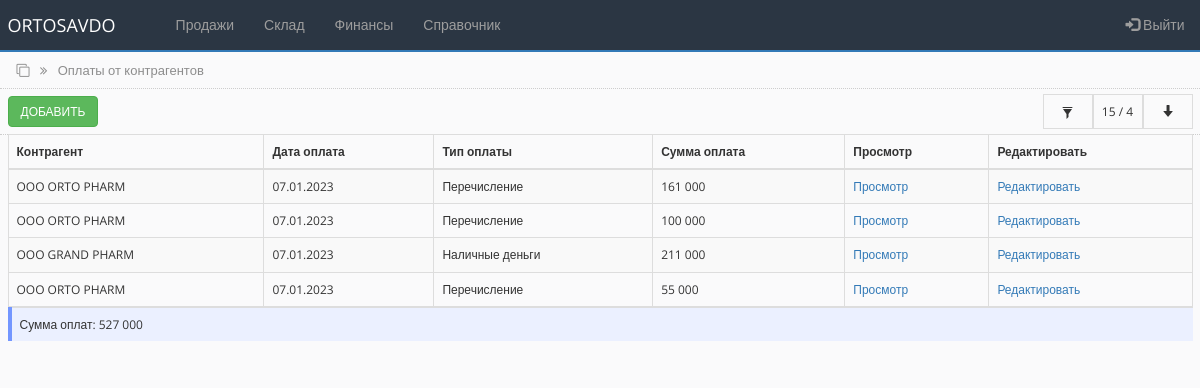
/prepayment_list.php (signed in), run on an earlier commit of the app's database.
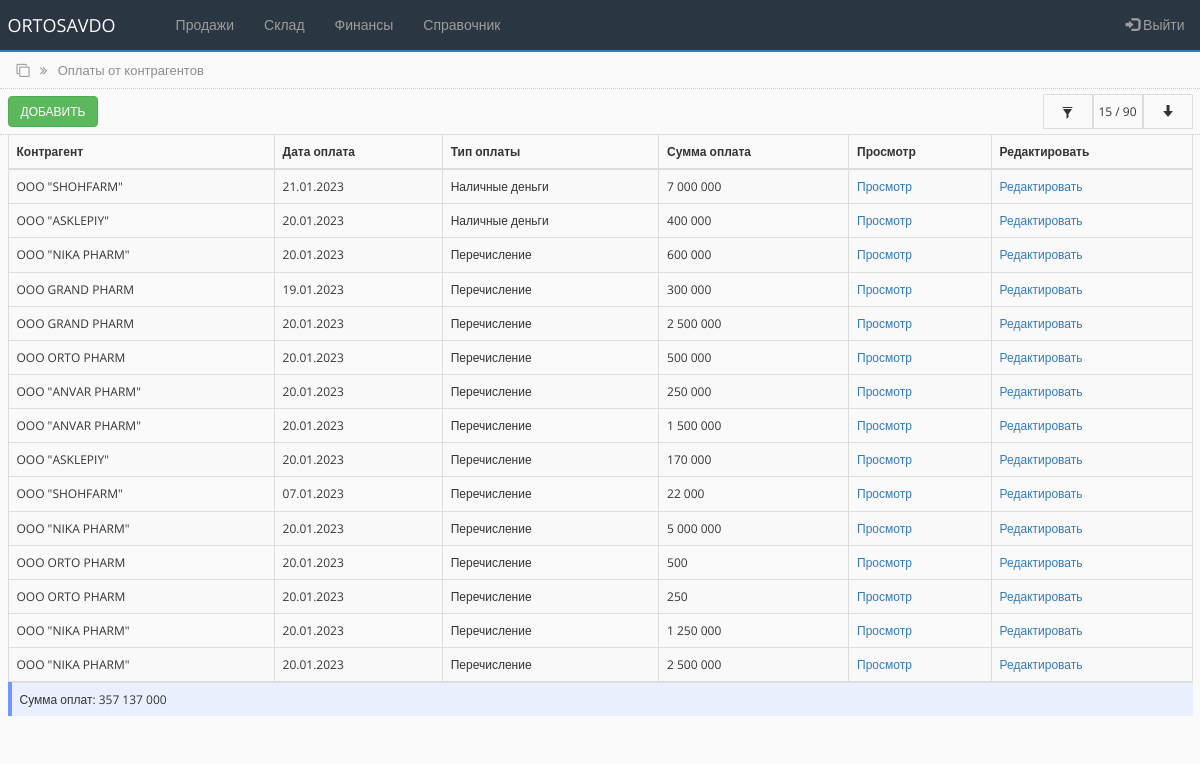
And on a later commit of the database.
### tables this page shows
CREATE TABLE `debts` (
  `id` int(50) NOT NULL,
  `id_counterpartie` int(11) NOT NULL,
  `order_id` int(50) DEFAULT NULL,
  `debt` int(100) NOT NULL DEFAULT '0',
  `main_prepayment` int(11) NOT NULL DEFAULT '0',
  `prepayment` int(250) NOT NULL DEFAULT '0',
  `payment_type` varchar(50) NOT NULL DEFAULT 'Перечисление',
  `order_date` timestamp NOT NULL DEFAULT CURRENT_TIMESTAMP ON UPDATE CURRENT_TIMESTAMP,
  `status` int(50) DEFAULT '0'
);

CREATE TABLE `counterparties_tbl` (
  `id` int(255) NOT NULL,
  `name` varchar(250) NOT NULL,
  `alternative_name` varchar(250) NOT NULL,
  `inn` varchar(255) NOT NULL,
  `nds` varchar(255) NOT NULL,
  `raschetny_schet` varchar(255) NOT NULL,
  `mfo` varchar(100) NOT NULL,
  `address` varchar(250) NOT NULL,
  `contact` varchar(250) NOT NULL,
  `director` varchar(250) NOT NULL,
  `accountant` varchar(250) NOT NULL
);

### bot_lib.php (called while the page is built, shortened)
<?php
function get_contractor($connect, $contractor_id){
	$query = "SELECT * FROM counterparties_tbl WHERE id='$contractor_id'";
	$result = mysqli_query($connect, $query);
	$contractor = mysqli_fetch_assoc($result);
	return $contractor;
}
?>

### prepayment_list.php (the view, shortened to what this page needs)
<?php
include('settings.php');
include('bot_lib.php');
$query = "SELECT * FROM debts WHERE main_prepayment!='0' ORDER BY id DESC";
$limit = 15;
if (isset($_POST['id_contractor']) AND isset($_POST['from_date']) AND isset($_POST['to_date'])) {
   $id_cont = $_POST['id_contractor'];
   $fr_date = $_POST['from_date'];
   $to_date = $_POST['to_date'];
   $bg_sts = '#ebf0ff';
   $display_sts = 'none';
   $display_sts_filer_on = 'true';
    $query = "SELECT * FROM debts WHERE id_counterpartie = '$id_cont' AND main_prepayment!='0' AND order_date >= '$fr_date' AND order_date <= '$to_date' ORDER BY id DESC";
    $all_debt_query = "SELECT sum(main_prepayment) as all_debt, count(id) as allcount FROM debts WHERE id_counterpartie = '$id_cont' AND main_prepayment!='0' AND order_date >= '$fr_date' AND order_date <= '$to_date' ORDER BY id DESC";
}
else {
    $query = "SELECT * FROM debts WHERE main_prepayment!='0' ORDER BY id desc LIMIT 0,".$limit;
    $all_debt_query = "SELECT sum(main_prepayment) as all_debt, count(id) as allcount FROM debts WHERE main_prepayment!='0'";
}
$all_debt_result = mysqli_query ($connect, $all_debt_query);
$all_debt_fetch = mysqli_fetch_array($all_debt_result);
$all_debt = $all_debt_fetch['all_debt'];
$all_count = $all_debt_fetch['allcount'];
$rs_result = mysqli_query ($connect, $query);
?>
<!DOCTYPE html>
<html lang="ru">
<head>
    <link rel="stylesheet" href="https://maxcdn.bootstrapcdn.com/bootstrap/3.4.1/css/bootstrap.min.css">
    <link rel="stylesheet" href="https://cdnjs.cloudflare.com/ajax/libs/font-awesome/4.7.0/css/font-awesome.min.css">
    <link rel="stylesheet" href="css/bootstrap-grid.min.css">
    <link rel="stylesheet" href="https://cdnjs.cloudflare.com/ajax/libs/selectize.js/0.15.2/css/selectize.default.min.css" />
    <link rel="stylesheet" href="css/style.css">
</head>
<body>
<?php include 'partSite/nav.php'; ?>
<div class="page_name">
    <div class="container-fluid">
        <i class="fa fa-clone" aria-hidden="true"></i>
        <i class="fa fa-angle-double-right right_cus"></i>
        <span class="right_cus">Оплаты от контрагентов</span>
    </div>
</div>
<div class="toolbar">
        <div class="container-fluid">
            <div class="toolbar_wrapper">
                <div class="toolbar_wrapper">
                <div><a href="prepayment_add.php"> <button type="button" class="btn btn-success">Добавить</button> </a></div>
                <div class="filter-container">
                    <div style="background-color:<?php echo $bg_sts;?>" class="filter-container-item first" data-toggle="modal" data-target="#filter">
                     <span class="glyphicon glyphicon-filter"></span>
                    </div>
                    <div style="display:<?php echo $display_sts;?>" class="filter-container-item">
                        <span><span id="row_c"><?php echo $limit; ?></span> / <?php echo $all_count; ?></span>
                    </div>
                    <div style="display:<?php echo $display_sts;?>" class="filter-container-item">
                        <div class="loadmore">
                            <button class="btn btn-outline-info" type="button" id="loadBtn" value="+10"><span class="glyphicon glyphicon-arrow-down"></span></button>
                        </div>
                    </div>
                </div>
            </div>
        </div>
</div>
<div class="all_table" style="margin-top:5px;">
    <div class="container-fluid">
        <table class="table table-striped table-bordered">
        <thead>
            <tr>
            <th scope="col">Контрагент</th>
            <th scope="col">Дата оплата</th>
            <th scope="col">Тип оплаты</th>
            <th scope="col">Сумма оплата</th>
            <th scope="col">Просмотр</th>
            <th scope="col">Редактировать</th>
            </tr>
        </thead>
        <tbody class="postList">
        <?php
            while ($row = mysqli_fetch_array($rs_result)) {
        ?>
            <tr>
            <td><?php $user = get_contractor($connect, $row["id_counterpartie"]); echo $user["name"];?></td>
            <td><?php echo $date = date("d.m.Y", strtotime($row["order_date"])); ?></td>
            <td><?php echo $row['payment_type']; ?></td>
            <td><?php echo number_format($row['main_prepayment'], 0, ',', ' '); ?></td>
            <td><a href="#">Просмотр</a></td>
            <td><a href="#">Редактировать</a></td>
            </tr>
        <?php
            };
        ?>
        </tbody>
        </table>
        <table class="table" style="background-color:#ebf0ff; border-left: 4px solid #7396ff;">
            <tr>
                <td style="text-align:left;">Сумма оплат: <?php echo number_format($all_debt, 0, ',', ' '); ?></td>
            </tr>
        </table>
    </div>
</div>
</body>
</html>

What changed in the data, as far as the page shows it:
removed debts: counterparties_tbl.name "OOO ORTO PHARM", order_date "07.01.2023", payment_type "Перечисление", main_prepayment "161 000"
removed debts: counterparties_tbl.name "OOO ORTO PHARM", order_date "07.01.2023", payment_type "Перечисление", main_prepayment "100 000"
removed debts: counterparties_tbl.name "OOO GRAND PHARM", order_date "07.01.2023", payment_type "Наличные деньги", main_prepayment "211 000"
removed debts: counterparties_tbl.name "OOO ORTO PHARM", order_date "07.01.2023", payment_type "Перечисление", main_prepayment "55 000"
added debts: counterparties_tbl.name "OOO \"SHOHFARM\"", order_date "21.01.2023", payment_type "Наличные деньги", main_prepayment "7 000 000"
added debts: counterparties_tbl.name "OOO \"ASKLEPIY\"", order_date "20.01.2023", payment_type "Наличные деньги", main_prepayment "400 000"
added debts: counterparties_tbl.name "OOO \"NIKA PHARM\"", order_date "20.01.2023", payment_type "Перечисление", main_prepayment "600 000"
added debts: counterparties_tbl.name "OOO GRAND PHARM", order_date "19.01.2023", payment_type "Перечисление", main_prepayment "300 000"
added debts: counterparties_tbl.name "OOO GRAND PHARM", order_date "20.01.2023", payment_type "Перечисление", main_prepayment "2 500 000"
added debts: counterparties_tbl.name "OOO ORTO PHARM", order_date "20.01.2023", payment_type "Перечисление", main_prepayment "500 000"
added debts: counterparties_tbl.name "OOO \"ANVAR PHARM\"", order_date "20.01.2023", payment_type "Перечисление", main_prepayment "250 000"
added debts: counterparties_tbl.name "OOO \"ANVAR PHARM\"", order_date "20.01.2023", payment_type "Перечисление", main_prepayment "1 500 000"
added debts: counterparties_tbl.name "OOO \"ASKLEPIY\"", order_date "20.01.2023", payment_type "Перечисление", main_prepayment "170 000"
added debts: counterparties_tbl.name "OOO \"SHOHFARM\"", order_date "07.01.2023", payment_type "Перечисление", main_prepayment "22 000"
added debts: counterparties_tbl.name "OOO \"NIKA PHARM\"", order_date "20.01.2023", payment_type "Перечисление", main_prepayment "5 000 000"
added debts: counterparties_tbl.name "OOO ORTO PHARM", order_date "20.01.2023", payment_type "Перечисление", main_prepayment "500"
added debts: counterparties_tbl.name "OOO ORTO PHARM", order_date "20.01.2023", payment_type "Перечисление", main_prepayment "250"
added debts: counterparties_tbl.name "OOO \"NIKA PHARM\"", order_date "20.01.2023", payment_type "Перечисление", main_prepayment "1 250 000"
added debts: counterparties_tbl.name "OOO \"NIKA PHARM\"", order_date "20.01.2023", payment_type "Перечисление", main_prepayment "2 500 000"
Also different on the page:
$all_count: "4" → "90"
$all_debt: "527 000" → "357 137 000"
